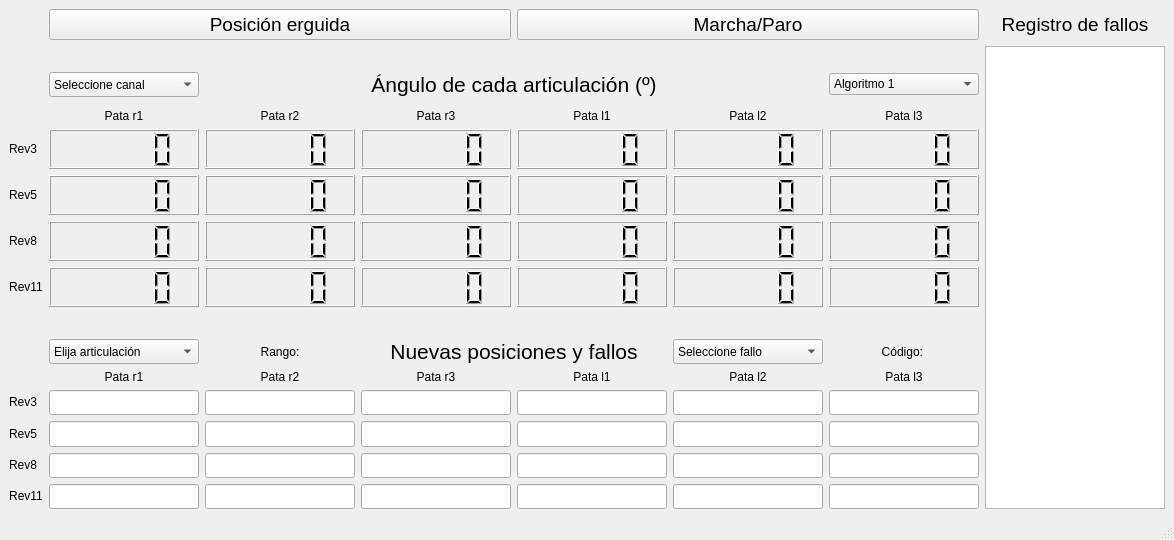
<?xml version="1.0" encoding="UTF-8"?>
<ui version="4.0">
 <class>MainWindow</class>
 <widget class="QMainWindow" name="MainWindow">
  <property name="geometry">
   <rect>
    <x>0</x>
    <y>0</y>
    <width>1174</width>
    <height>540</height>
   </rect>
  </property>
  <property name="sizePolicy">
   <sizepolicy hsizetype="Minimum" vsizetype="Minimum">
    <horstretch>0</horstretch>
    <verstretch>0</verstretch>
   </sizepolicy>
  </property>
  <property name="minimumSize">
   <size>
    <width>1130</width>
    <height>540</height>
   </size>
  </property>
  <property name="maximumSize">
   <size>
    <width>16777215</width>
    <height>540</height>
   </size>
  </property>
  <property name="windowTitle">
   <string>Robominer GUI</string>
  </property>
  <widget class="QWidget" name="centralwidget">
   <layout class="QGridLayout" name="gridLayout">
    <item row="13" column="2">
     <widget class="QLineEdit" name="lineEdit_rev5_r2">
      <property name="sizePolicy">
       <sizepolicy hsizetype="MinimumExpanding" vsizetype="MinimumExpanding">
        <horstretch>0</horstretch>
        <verstretch>0</verstretch>
       </sizepolicy>
      </property>
      <property name="minimumSize">
       <size>
        <width>150</width>
        <height>0</height>
       </size>
      </property>
     </widget>
    </item>
    <item row="9" column="1" colspan="6">
     <spacer name="horizontalSpacer">
      <property name="orientation">
       <enum>Qt::Horizontal</enum>
      </property>
      <property name="sizeHint" stdset="0">
       <size>
        <width>40</width>
        <height>20</height>
       </size>
      </property>
     </spacer>
    </item>
    <item row="13" column="6">
     <widget class="QLineEdit" name="lineEdit_rev5_l3">
      <property name="sizePolicy">
       <sizepolicy hsizetype="MinimumExpanding" vsizetype="MinimumExpanding">
        <horstretch>0</horstretch>
        <verstretch>0</verstretch>
       </sizepolicy>
      </property>
      <property name="minimumSize">
       <size>
        <width>150</width>
        <height>0</height>
       </size>
      </property>
     </widget>
    </item>
    <item row="14" column="0">
     <widget class="QLabel" name="label_rev8_2">
      <property name="sizePolicy">
       <sizepolicy hsizetype="Maximum" vsizetype="Maximum">
        <horstretch>0</horstretch>
        <verstretch>0</verstretch>
       </sizepolicy>
      </property>
      <property name="text">
       <string>Rev8</string>
      </property>
      <property name="alignment">
       <set>Qt::AlignCenter</set>
      </property>
     </widget>
    </item>
    <item row="15" column="0">
     <widget class="QLabel" name="label_rev11_2">
      <property name="sizePolicy">
       <sizepolicy hsizetype="Maximum" vsizetype="Maximum">
        <horstretch>0</horstretch>
        <verstretch>0</verstretch>
       </sizepolicy>
      </property>
      <property name="text">
       <string>Rev11</string>
      </property>
      <property name="alignment">
       <set>Qt::AlignCenter</set>
      </property>
     </widget>
    </item>
    <item row="13" column="0">
     <widget class="QLabel" name="label_rev5_2">
      <property name="sizePolicy">
       <sizepolicy hsizetype="Maximum" vsizetype="Maximum">
        <horstretch>0</horstretch>
        <verstretch>0</verstretch>
       </sizepolicy>
      </property>
      <property name="text">
       <string>Rev5</string>
      </property>
      <property name="alignment">
       <set>Qt::AlignCenter</set>
      </property>
     </widget>
    </item>
    <item row="12" column="5">
     <widget class="QLineEdit" name="lineEdit_rev3_l2">
      <property name="sizePolicy">
       <sizepolicy hsizetype="MinimumExpanding" vsizetype="MinimumExpanding">
        <horstretch>0</horstretch>
        <verstretch>0</verstretch>
       </sizepolicy>
      </property>
      <property name="minimumSize">
       <size>
        <width>150</width>
        <height>0</height>
       </size>
      </property>
     </widget>
    </item>
    <item row="12" column="0">
     <widget class="QLabel" name="label_rev3_2">
      <property name="sizePolicy">
       <sizepolicy hsizetype="Maximum" vsizetype="Maximum">
        <horstretch>0</horstretch>
        <verstretch>0</verstretch>
       </sizepolicy>
      </property>
      <property name="text">
       <string>Rev3</string>
      </property>
      <property name="alignment">
       <set>Qt::AlignCenter</set>
      </property>
     </widget>
    </item>
    <item row="11" column="6">
     <widget class="QLabel" name="label_l3_2">
      <property name="text">
       <string>Pata l3</string>
      </property>
      <property name="alignment">
       <set>Qt::AlignCenter</set>
      </property>
     </widget>
    </item>
    <item row="4" column="5">
     <widget class="QLabel" name="label_l2">
      <property name="text">
       <string>Pata l2</string>
      </property>
      <property name="alignment">
       <set>Qt::AlignCenter</set>
      </property>
     </widget>
    </item>
    <item row="8" column="6">
     <widget class="QLCDNumber" name="lcdNumber_rev11_l3">
      <property name="sizePolicy">
       <sizepolicy hsizetype="MinimumExpanding" vsizetype="MinimumExpanding">
        <horstretch>0</horstretch>
        <verstretch>0</verstretch>
       </sizepolicy>
      </property>
      <property name="minimumSize">
       <size>
        <width>150</width>
        <height>40</height>
       </size>
      </property>
     </widget>
    </item>
    <item row="13" column="5">
     <widget class="QLineEdit" name="lineEdit_rev5_l2">
      <property name="sizePolicy">
       <sizepolicy hsizetype="MinimumExpanding" vsizetype="MinimumExpanding">
        <horstretch>0</horstretch>
        <verstretch>0</verstretch>
       </sizepolicy>
      </property>
      <property name="minimumSize">
       <size>
        <width>150</width>
        <height>0</height>
       </size>
      </property>
     </widget>
    </item>
    <item row="5" column="0">
     <widget class="QLabel" name="label_rev3">
      <property name="sizePolicy">
       <sizepolicy hsizetype="Fixed" vsizetype="Fixed">
        <horstretch>0</horstretch>
        <verstretch>0</verstretch>
       </sizepolicy>
      </property>
      <property name="text">
       <string>Rev3</string>
      </property>
      <property name="alignment">
       <set>Qt::AlignCenter</set>
      </property>
     </widget>
    </item>
    <item row="4" column="6">
     <widget class="QLabel" name="label_l3">
      <property name="text">
       <string>Pata l3</string>
      </property>
      <property name="alignment">
       <set>Qt::AlignCenter</set>
      </property>
     </widget>
    </item>
    <item row="4" column="4">
     <widget class="QLabel" name="label_l1">
      <property name="text">
       <string>Pata l1</string>
      </property>
      <property name="alignment">
       <set>Qt::AlignCenter</set>
      </property>
     </widget>
    </item>
    <item row="5" column="4">
     <widget class="QLCDNumber" name="lcdNumber_rev3_l1">
      <property name="sizePolicy">
       <sizepolicy hsizetype="MinimumExpanding" vsizetype="MinimumExpanding">
        <horstretch>0</horstretch>
        <verstretch>0</verstretch>
       </sizepolicy>
      </property>
      <property name="minimumSize">
       <size>
        <width>150</width>
        <height>40</height>
       </size>
      </property>
     </widget>
    </item>
    <item row="12" column="1">
     <widget class="QLineEdit" name="lineEdit_rev3_r1">
      <property name="sizePolicy">
       <sizepolicy hsizetype="MinimumExpanding" vsizetype="MinimumExpanding">
        <horstretch>0</horstretch>
        <verstretch>0</verstretch>
       </sizepolicy>
      </property>
      <property name="minimumSize">
       <size>
        <width>150</width>
        <height>0</height>
       </size>
      </property>
     </widget>
    </item>
    <item row="7" column="5">
     <widget class="QLCDNumber" name="lcdNumber_rev8_l2">
      <property name="sizePolicy">
       <sizepolicy hsizetype="MinimumExpanding" vsizetype="MinimumExpanding">
        <horstretch>0</horstretch>
        <verstretch>0</verstretch>
       </sizepolicy>
      </property>
      <property name="minimumSize">
       <size>
        <width>150</width>
        <height>40</height>
       </size>
      </property>
     </widget>
    </item>
    <item row="14" column="5">
     <widget class="QLineEdit" name="lineEdit_rev8_l2">
      <property name="sizePolicy">
       <sizepolicy hsizetype="MinimumExpanding" vsizetype="MinimumExpanding">
        <horstretch>0</horstretch>
        <verstretch>0</verstretch>
       </sizepolicy>
      </property>
      <property name="minimumSize">
       <size>
        <width>150</width>
        <height>0</height>
       </size>
      </property>
     </widget>
    </item>
    <item row="8" column="5">
     <widget class="QLCDNumber" name="lcdNumber_rev11_l2">
      <property name="sizePolicy">
       <sizepolicy hsizetype="MinimumExpanding" vsizetype="MinimumExpanding">
        <horstretch>0</horstretch>
        <verstretch>0</verstretch>
       </sizepolicy>
      </property>
      <property name="minimumSize">
       <size>
        <width>150</width>
        <height>40</height>
       </size>
      </property>
     </widget>
    </item>
    <item row="6" column="2">
     <widget class="QLCDNumber" name="lcdNumber_rev5_r2">
      <property name="sizePolicy">
       <sizepolicy hsizetype="MinimumExpanding" vsizetype="MinimumExpanding">
        <horstretch>0</horstretch>
        <verstretch>0</verstretch>
       </sizepolicy>
      </property>
      <property name="minimumSize">
       <size>
        <width>150</width>
        <height>40</height>
       </size>
      </property>
     </widget>
    </item>
    <item row="14" column="6">
     <widget class="QLineEdit" name="lineEdit_rev8_l3">
      <property name="sizePolicy">
       <sizepolicy hsizetype="MinimumExpanding" vsizetype="MinimumExpanding">
        <horstretch>0</horstretch>
        <verstretch>0</verstretch>
       </sizepolicy>
      </property>
      <property name="minimumSize">
       <size>
        <width>150</width>
        <height>0</height>
       </size>
      </property>
     </widget>
    </item>
    <item row="14" column="3">
     <widget class="QLineEdit" name="lineEdit_rev8_r3">
      <property name="sizePolicy">
       <sizepolicy hsizetype="MinimumExpanding" vsizetype="MinimumExpanding">
        <horstretch>0</horstretch>
        <verstretch>0</verstretch>
       </sizepolicy>
      </property>
      <property name="minimumSize">
       <size>
        <width>150</width>
        <height>0</height>
       </size>
      </property>
     </widget>
    </item>
    <item row="12" column="6">
     <widget class="QLineEdit" name="lineEdit_rev3_l3">
      <property name="sizePolicy">
       <sizepolicy hsizetype="MinimumExpanding" vsizetype="MinimumExpanding">
        <horstretch>0</horstretch>
        <verstretch>0</verstretch>
       </sizepolicy>
      </property>
      <property name="minimumSize">
       <size>
        <width>150</width>
        <height>0</height>
       </size>
      </property>
     </widget>
    </item>
    <item row="15" column="2">
     <widget class="QLineEdit" name="lineEdit_rev11_r2">
      <property name="sizePolicy">
       <sizepolicy hsizetype="MinimumExpanding" vsizetype="MinimumExpanding">
        <horstretch>0</horstretch>
        <verstretch>0</verstretch>
       </sizepolicy>
      </property>
      <property name="minimumSize">
       <size>
        <width>150</width>
        <height>0</height>
       </size>
      </property>
     </widget>
    </item>
    <item row="13" column="3">
     <widget class="QLineEdit" name="lineEdit_rev5_r3">
      <property name="sizePolicy">
       <sizepolicy hsizetype="MinimumExpanding" vsizetype="MinimumExpanding">
        <horstretch>0</horstretch>
        <verstretch>0</verstretch>
       </sizepolicy>
      </property>
      <property name="minimumSize">
       <size>
        <width>150</width>
        <height>0</height>
       </size>
      </property>
     </widget>
    </item>
    <item row="15" column="3">
     <widget class="QLineEdit" name="lineEdit_rev11_r3">
      <property name="sizePolicy">
       <sizepolicy hsizetype="MinimumExpanding" vsizetype="MinimumExpanding">
        <horstretch>0</horstretch>
        <verstretch>0</verstretch>
       </sizepolicy>
      </property>
      <property name="minimumSize">
       <size>
        <width>150</width>
        <height>0</height>
       </size>
      </property>
     </widget>
    </item>
    <item row="11" column="1">
     <widget class="QLabel" name="label_r1_2">
      <property name="sizePolicy">
       <sizepolicy hsizetype="Preferred" vsizetype="Preferred">
        <horstretch>0</horstretch>
        <verstretch>0</verstretch>
       </sizepolicy>
      </property>
      <property name="text">
       <string>Pata r1</string>
      </property>
      <property name="alignment">
       <set>Qt::AlignCenter</set>
      </property>
     </widget>
    </item>
    <item row="2" column="2" colspan="4">
     <widget class="QLabel" name="label_tit">
      <property name="sizePolicy">
       <sizepolicy hsizetype="Minimum" vsizetype="Minimum">
        <horstretch>0</horstretch>
        <verstretch>0</verstretch>
       </sizepolicy>
      </property>
      <property name="minimumSize">
       <size>
        <width>80</width>
        <height>0</height>
       </size>
      </property>
      <property name="font">
       <font>
        <pointsize>16</pointsize>
       </font>
      </property>
      <property name="text">
       <string>Ángulo de cada articulación (º)</string>
      </property>
      <property name="alignment">
       <set>Qt::AlignHCenter|Qt::AlignTop</set>
      </property>
     </widget>
    </item>
    <item row="8" column="1">
     <widget class="QLCDNumber" name="lcdNumber_rev11_r1">
      <property name="sizePolicy">
       <sizepolicy hsizetype="MinimumExpanding" vsizetype="MinimumExpanding">
        <horstretch>0</horstretch>
        <verstretch>0</verstretch>
       </sizepolicy>
      </property>
      <property name="minimumSize">
       <size>
        <width>150</width>
        <height>40</height>
       </size>
      </property>
     </widget>
    </item>
    <item row="4" column="2">
     <widget class="QLabel" name="label_r2">
      <property name="sizePolicy">
       <sizepolicy hsizetype="Preferred" vsizetype="Preferred">
        <horstretch>0</horstretch>
        <verstretch>0</verstretch>
       </sizepolicy>
      </property>
      <property name="text">
       <string>Pata r2</string>
      </property>
      <property name="alignment">
       <set>Qt::AlignCenter</set>
      </property>
     </widget>
    </item>
    <item row="13" column="4">
     <widget class="QLineEdit" name="lineEdit_rev5_l1">
      <property name="sizePolicy">
       <sizepolicy hsizetype="MinimumExpanding" vsizetype="MinimumExpanding">
        <horstretch>0</horstretch>
        <verstretch>0</verstretch>
       </sizepolicy>
      </property>
      <property name="minimumSize">
       <size>
        <width>150</width>
        <height>0</height>
       </size>
      </property>
     </widget>
    </item>
    <item row="8" column="4">
     <widget class="QLCDNumber" name="lcdNumber_rev11_l1">
      <property name="sizePolicy">
       <sizepolicy hsizetype="MinimumExpanding" vsizetype="MinimumExpanding">
        <horstretch>0</horstretch>
        <verstretch>0</verstretch>
       </sizepolicy>
      </property>
      <property name="minimumSize">
       <size>
        <width>150</width>
        <height>40</height>
       </size>
      </property>
     </widget>
    </item>
    <item row="6" column="1">
     <widget class="QLCDNumber" name="lcdNumber_rev5_r1">
      <property name="sizePolicy">
       <sizepolicy hsizetype="MinimumExpanding" vsizetype="MinimumExpanding">
        <horstretch>0</horstretch>
        <verstretch>0</verstretch>
       </sizepolicy>
      </property>
      <property name="minimumSize">
       <size>
        <width>150</width>
        <height>40</height>
       </size>
      </property>
     </widget>
    </item>
    <item row="7" column="0">
     <widget class="QLabel" name="label_rev8">
      <property name="sizePolicy">
       <sizepolicy hsizetype="Maximum" vsizetype="Maximum">
        <horstretch>0</horstretch>
        <verstretch>0</verstretch>
       </sizepolicy>
      </property>
      <property name="text">
       <string>Rev8</string>
      </property>
      <property name="alignment">
       <set>Qt::AlignCenter</set>
      </property>
     </widget>
    </item>
    <item row="13" column="1">
     <widget class="QLineEdit" name="lineEdit_rev5_r1">
      <property name="sizePolicy">
       <sizepolicy hsizetype="MinimumExpanding" vsizetype="MinimumExpanding">
        <horstretch>0</horstretch>
        <verstretch>0</verstretch>
       </sizepolicy>
      </property>
      <property name="minimumSize">
       <size>
        <width>150</width>
        <height>0</height>
       </size>
      </property>
     </widget>
    </item>
    <item row="14" column="4">
     <widget class="QLineEdit" name="lineEdit_rev8_l1">
      <property name="sizePolicy">
       <sizepolicy hsizetype="MinimumExpanding" vsizetype="MinimumExpanding">
        <horstretch>0</horstretch>
        <verstretch>0</verstretch>
       </sizepolicy>
      </property>
      <property name="minimumSize">
       <size>
        <width>150</width>
        <height>0</height>
       </size>
      </property>
     </widget>
    </item>
    <item row="6" column="5">
     <widget class="QLCDNumber" name="lcdNumber_rev5_l2">
      <property name="sizePolicy">
       <sizepolicy hsizetype="MinimumExpanding" vsizetype="MinimumExpanding">
        <horstretch>0</horstretch>
        <verstretch>0</verstretch>
       </sizepolicy>
      </property>
      <property name="minimumSize">
       <size>
        <width>150</width>
        <height>40</height>
       </size>
      </property>
     </widget>
    </item>
    <item row="15" column="1">
     <widget class="QLineEdit" name="lineEdit_rev11_r1">
      <property name="sizePolicy">
       <sizepolicy hsizetype="MinimumExpanding" vsizetype="MinimumExpanding">
        <horstretch>0</horstretch>
        <verstretch>0</verstretch>
       </sizepolicy>
      </property>
      <property name="minimumSize">
       <size>
        <width>150</width>
        <height>0</height>
       </size>
      </property>
     </widget>
    </item>
    <item row="15" column="5">
     <widget class="QLineEdit" name="lineEdit_rev11_l2">
      <property name="sizePolicy">
       <sizepolicy hsizetype="MinimumExpanding" vsizetype="MinimumExpanding">
        <horstretch>0</horstretch>
        <verstretch>0</verstretch>
       </sizepolicy>
      </property>
      <property name="minimumSize">
       <size>
        <width>150</width>
        <height>0</height>
       </size>
      </property>
     </widget>
    </item>
    <item row="15" column="4">
     <widget class="QLineEdit" name="lineEdit_rev11_l1">
      <property name="sizePolicy">
       <sizepolicy hsizetype="MinimumExpanding" vsizetype="MinimumExpanding">
        <horstretch>0</horstretch>
        <verstretch>0</verstretch>
       </sizepolicy>
      </property>
      <property name="minimumSize">
       <size>
        <width>150</width>
        <height>0</height>
       </size>
      </property>
     </widget>
    </item>
    <item row="6" column="0">
     <widget class="QLabel" name="label_rev5">
      <property name="sizePolicy">
       <sizepolicy hsizetype="Fixed" vsizetype="Fixed">
        <horstretch>0</horstretch>
        <verstretch>0</verstretch>
       </sizepolicy>
      </property>
      <property name="text">
       <string>Rev5</string>
      </property>
      <property name="alignment">
       <set>Qt::AlignCenter</set>
      </property>
     </widget>
    </item>
    <item row="6" column="4">
     <widget class="QLCDNumber" name="lcdNumber_rev5_l1">
      <property name="sizePolicy">
       <sizepolicy hsizetype="MinimumExpanding" vsizetype="MinimumExpanding">
        <horstretch>0</horstretch>
        <verstretch>0</verstretch>
       </sizepolicy>
      </property>
      <property name="minimumSize">
       <size>
        <width>150</width>
        <height>40</height>
       </size>
      </property>
     </widget>
    </item>
    <item row="7" column="4">
     <widget class="QLCDNumber" name="lcdNumber_rev8_l1">
      <property name="sizePolicy">
       <sizepolicy hsizetype="MinimumExpanding" vsizetype="MinimumExpanding">
        <horstretch>0</horstretch>
        <verstretch>0</verstretch>
       </sizepolicy>
      </property>
      <property name="minimumSize">
       <size>
        <width>150</width>
        <height>40</height>
       </size>
      </property>
     </widget>
    </item>
    <item row="12" column="2">
     <widget class="QLineEdit" name="lineEdit_rev3_r2">
      <property name="sizePolicy">
       <sizepolicy hsizetype="MinimumExpanding" vsizetype="MinimumExpanding">
        <horstretch>0</horstretch>
        <verstretch>0</verstretch>
       </sizepolicy>
      </property>
      <property name="minimumSize">
       <size>
        <width>150</width>
        <height>0</height>
       </size>
      </property>
     </widget>
    </item>
    <item row="8" column="0">
     <widget class="QLabel" name="label_rev11">
      <property name="sizePolicy">
       <sizepolicy hsizetype="Maximum" vsizetype="Maximum">
        <horstretch>0</horstretch>
        <verstretch>0</verstretch>
       </sizepolicy>
      </property>
      <property name="text">
       <string>Rev11</string>
      </property>
      <property name="alignment">
       <set>Qt::AlignCenter</set>
      </property>
     </widget>
    </item>
    <item row="6" column="3">
     <widget class="QLCDNumber" name="lcdNumber_rev5_r3">
      <property name="sizePolicy">
       <sizepolicy hsizetype="MinimumExpanding" vsizetype="MinimumExpanding">
        <horstretch>0</horstretch>
        <verstretch>0</verstretch>
       </sizepolicy>
      </property>
      <property name="minimumSize">
       <size>
        <width>150</width>
        <height>40</height>
       </size>
      </property>
     </widget>
    </item>
    <item row="7" column="6">
     <widget class="QLCDNumber" name="lcdNumber_rev8_l3">
      <property name="sizePolicy">
       <sizepolicy hsizetype="MinimumExpanding" vsizetype="MinimumExpanding">
        <horstretch>0</horstretch>
        <verstretch>0</verstretch>
       </sizepolicy>
      </property>
      <property name="minimumSize">
       <size>
        <width>150</width>
        <height>40</height>
       </size>
      </property>
     </widget>
    </item>
    <item row="8" column="3">
     <widget class="QLCDNumber" name="lcdNumber_rev11_r3">
      <property name="sizePolicy">
       <sizepolicy hsizetype="MinimumExpanding" vsizetype="MinimumExpanding">
        <horstretch>0</horstretch>
        <verstretch>0</verstretch>
       </sizepolicy>
      </property>
      <property name="minimumSize">
       <size>
        <width>150</width>
        <height>40</height>
       </size>
      </property>
     </widget>
    </item>
    <item row="10" column="1">
     <widget class="QComboBox" name="comboBox_art">
      <property name="sizePolicy">
       <sizepolicy hsizetype="Minimum" vsizetype="Minimum">
        <horstretch>0</horstretch>
        <verstretch>0</verstretch>
       </sizepolicy>
      </property>
      <property name="minimumSize">
       <size>
        <width>0</width>
        <height>20</height>
       </size>
      </property>
      <item>
       <property name="text">
        <string>Elija articulación</string>
       </property>
      </item>
      <item>
       <property name="text">
        <string>Rev3</string>
       </property>
      </item>
      <item>
       <property name="text">
        <string>Rev5</string>
       </property>
      </item>
      <item>
       <property name="text">
        <string>Rev8</string>
       </property>
      </item>
      <item>
       <property name="text">
        <string>Rev11</string>
       </property>
      </item>
     </widget>
    </item>
    <item row="6" column="6">
     <widget class="QLCDNumber" name="lcdNumber_rev5_l3">
      <property name="sizePolicy">
       <sizepolicy hsizetype="MinimumExpanding" vsizetype="MinimumExpanding">
        <horstretch>0</horstretch>
        <verstretch>0</verstretch>
       </sizepolicy>
      </property>
      <property name="minimumSize">
       <size>
        <width>150</width>
        <height>40</height>
       </size>
      </property>
     </widget>
    </item>
    <item row="5" column="6">
     <widget class="QLCDNumber" name="lcdNumber_rev3_l3">
      <property name="sizePolicy">
       <sizepolicy hsizetype="MinimumExpanding" vsizetype="MinimumExpanding">
        <horstretch>0</horstretch>
        <verstretch>0</verstretch>
       </sizepolicy>
      </property>
      <property name="minimumSize">
       <size>
        <width>150</width>
        <height>40</height>
       </size>
      </property>
     </widget>
    </item>
    <item row="8" column="2">
     <widget class="QLCDNumber" name="lcdNumber_rev11_r2">
      <property name="sizePolicy">
       <sizepolicy hsizetype="MinimumExpanding" vsizetype="MinimumExpanding">
        <horstretch>0</horstretch>
        <verstretch>0</verstretch>
       </sizepolicy>
      </property>
      <property name="minimumSize">
       <size>
        <width>150</width>
        <height>40</height>
       </size>
      </property>
     </widget>
    </item>
    <item row="10" column="3" colspan="2">
     <widget class="QLabel" name="label_tit_3">
      <property name="sizePolicy">
       <sizepolicy hsizetype="Minimum" vsizetype="Minimum">
        <horstretch>0</horstretch>
        <verstretch>0</verstretch>
       </sizepolicy>
      </property>
      <property name="minimumSize">
       <size>
        <width>80</width>
        <height>0</height>
       </size>
      </property>
      <property name="font">
       <font>
        <pointsize>16</pointsize>
       </font>
      </property>
      <property name="text">
       <string>Nuevas posiciones y fallos</string>
      </property>
      <property name="alignment">
       <set>Qt::AlignHCenter|Qt::AlignTop</set>
      </property>
     </widget>
    </item>
    <item row="11" column="4">
     <widget class="QLabel" name="label_l1_2">
      <property name="text">
       <string>Pata l1</string>
      </property>
      <property name="alignment">
       <set>Qt::AlignCenter</set>
      </property>
     </widget>
    </item>
    <item row="10" column="2">
     <widget class="QLabel" name="label_limits">
      <property name="text">
       <string>Rango:</string>
      </property>
      <property name="alignment">
       <set>Qt::AlignCenter</set>
      </property>
     </widget>
    </item>
    <item row="5" column="5">
     <widget class="QLCDNumber" name="lcdNumber_rev3_l2">
      <property name="sizePolicy">
       <sizepolicy hsizetype="MinimumExpanding" vsizetype="MinimumExpanding">
        <horstretch>0</horstretch>
        <verstretch>0</verstretch>
       </sizepolicy>
      </property>
      <property name="minimumSize">
       <size>
        <width>150</width>
        <height>40</height>
       </size>
      </property>
     </widget>
    </item>
    <item row="11" column="5">
     <widget class="QLabel" name="label_l2_2">
      <property name="text">
       <string>Pata l2</string>
      </property>
      <property name="alignment">
       <set>Qt::AlignCenter</set>
      </property>
     </widget>
    </item>
    <item row="7" column="1">
     <widget class="QLCDNumber" name="lcdNumber_rev8_r1">
      <property name="sizePolicy">
       <sizepolicy hsizetype="MinimumExpanding" vsizetype="MinimumExpanding">
        <horstretch>0</horstretch>
        <verstretch>0</verstretch>
       </sizepolicy>
      </property>
      <property name="minimumSize">
       <size>
        <width>150</width>
        <height>40</height>
       </size>
      </property>
     </widget>
    </item>
    <item row="5" column="3">
     <widget class="QLCDNumber" name="lcdNumber_rev3_r3">
      <property name="sizePolicy">
       <sizepolicy hsizetype="MinimumExpanding" vsizetype="MinimumExpanding">
        <horstretch>0</horstretch>
        <verstretch>0</verstretch>
       </sizepolicy>
      </property>
      <property name="minimumSize">
       <size>
        <width>150</width>
        <height>40</height>
       </size>
      </property>
     </widget>
    </item>
    <item row="12" column="3">
     <widget class="QLineEdit" name="lineEdit_rev3_r3">
      <property name="sizePolicy">
       <sizepolicy hsizetype="MinimumExpanding" vsizetype="MinimumExpanding">
        <horstretch>0</horstretch>
        <verstretch>0</verstretch>
       </sizepolicy>
      </property>
      <property name="minimumSize">
       <size>
        <width>150</width>
        <height>0</height>
       </size>
      </property>
     </widget>
    </item>
    <item row="5" column="1">
     <widget class="QLCDNumber" name="lcdNumber_rev3_r1">
      <property name="enabled">
       <bool>true</bool>
      </property>
      <property name="sizePolicy">
       <sizepolicy hsizetype="MinimumExpanding" vsizetype="MinimumExpanding">
        <horstretch>0</horstretch>
        <verstretch>0</verstretch>
       </sizepolicy>
      </property>
      <property name="minimumSize">
       <size>
        <width>150</width>
        <height>40</height>
       </size>
      </property>
     </widget>
    </item>
    <item row="14" column="2">
     <widget class="QLineEdit" name="lineEdit_rev8_r2">
      <property name="sizePolicy">
       <sizepolicy hsizetype="MinimumExpanding" vsizetype="MinimumExpanding">
        <horstretch>0</horstretch>
        <verstretch>0</verstretch>
       </sizepolicy>
      </property>
      <property name="minimumSize">
       <size>
        <width>150</width>
        <height>0</height>
       </size>
      </property>
     </widget>
    </item>
    <item row="15" column="6">
     <widget class="QLineEdit" name="lineEdit_rev11_l3">
      <property name="sizePolicy">
       <sizepolicy hsizetype="MinimumExpanding" vsizetype="MinimumExpanding">
        <horstretch>0</horstretch>
        <verstretch>0</verstretch>
       </sizepolicy>
      </property>
      <property name="minimumSize">
       <size>
        <width>150</width>
        <height>0</height>
       </size>
      </property>
     </widget>
    </item>
    <item row="4" column="3">
     <widget class="QLabel" name="label_r3">
      <property name="text">
       <string>Pata r3</string>
      </property>
      <property name="alignment">
       <set>Qt::AlignCenter</set>
      </property>
     </widget>
    </item>
    <item row="12" column="4">
     <widget class="QLineEdit" name="lineEdit_rev3_l1">
      <property name="sizePolicy">
       <sizepolicy hsizetype="MinimumExpanding" vsizetype="MinimumExpanding">
        <horstretch>0</horstretch>
        <verstretch>0</verstretch>
       </sizepolicy>
      </property>
      <property name="minimumSize">
       <size>
        <width>150</width>
        <height>0</height>
       </size>
      </property>
     </widget>
    </item>
    <item row="7" column="3">
     <widget class="QLCDNumber" name="lcdNumber_rev8_r3">
      <property name="sizePolicy">
       <sizepolicy hsizetype="MinimumExpanding" vsizetype="MinimumExpanding">
        <horstretch>0</horstretch>
        <verstretch>0</verstretch>
       </sizepolicy>
      </property>
      <property name="minimumSize">
       <size>
        <width>150</width>
        <height>40</height>
       </size>
      </property>
     </widget>
    </item>
    <item row="14" column="1">
     <widget class="QLineEdit" name="lineEdit_rev8_r1">
      <property name="sizePolicy">
       <sizepolicy hsizetype="MinimumExpanding" vsizetype="MinimumExpanding">
        <horstretch>0</horstretch>
        <verstretch>0</verstretch>
       </sizepolicy>
      </property>
      <property name="minimumSize">
       <size>
        <width>150</width>
        <height>0</height>
       </size>
      </property>
     </widget>
    </item>
    <item row="11" column="2">
     <widget class="QLabel" name="label_r2_2">
      <property name="sizePolicy">
       <sizepolicy hsizetype="Preferred" vsizetype="Preferred">
        <horstretch>0</horstretch>
        <verstretch>0</verstretch>
       </sizepolicy>
      </property>
      <property name="text">
       <string>Pata r2</string>
      </property>
      <property name="alignment">
       <set>Qt::AlignCenter</set>
      </property>
     </widget>
    </item>
    <item row="7" column="2">
     <widget class="QLCDNumber" name="lcdNumber_rev8_r2">
      <property name="sizePolicy">
       <sizepolicy hsizetype="MinimumExpanding" vsizetype="MinimumExpanding">
        <horstretch>0</horstretch>
        <verstretch>0</verstretch>
       </sizepolicy>
      </property>
      <property name="minimumSize">
       <size>
        <width>150</width>
        <height>40</height>
       </size>
      </property>
     </widget>
    </item>
    <item row="11" column="3">
     <widget class="QLabel" name="label_r3_2">
      <property name="text">
       <string>Pata r3</string>
      </property>
      <property name="alignment">
       <set>Qt::AlignCenter</set>
      </property>
     </widget>
    </item>
    <item row="5" column="2">
     <widget class="QLCDNumber" name="lcdNumber_rev3_r2">
      <property name="sizePolicy">
       <sizepolicy hsizetype="MinimumExpanding" vsizetype="MinimumExpanding">
        <horstretch>0</horstretch>
        <verstretch>0</verstretch>
       </sizepolicy>
      </property>
      <property name="minimumSize">
       <size>
        <width>150</width>
        <height>40</height>
       </size>
      </property>
     </widget>
    </item>
    <item row="4" column="1">
     <widget class="QLabel" name="label_r1">
      <property name="sizePolicy">
       <sizepolicy hsizetype="Preferred" vsizetype="Preferred">
        <horstretch>0</horstretch>
        <verstretch>0</verstretch>
       </sizepolicy>
      </property>
      <property name="text">
       <string>Pata r1</string>
      </property>
      <property name="alignment">
       <set>Qt::AlignCenter</set>
      </property>
     </widget>
    </item>
    <item row="2" column="1">
     <widget class="QComboBox" name="comboBox_canal">
      <property name="sizePolicy">
       <sizepolicy hsizetype="Minimum" vsizetype="Minimum">
        <horstretch>0</horstretch>
        <verstretch>0</verstretch>
       </sizepolicy>
      </property>
      <property name="minimumSize">
       <size>
        <width>150</width>
        <height>0</height>
       </size>
      </property>
      <item>
       <property name="text">
        <string>Seleccione canal</string>
       </property>
      </item>
      <item>
       <property name="text">
        <string>Ángulo</string>
       </property>
      </item>
      <item>
       <property name="text">
        <string>Velocidad angular</string>
       </property>
      </item>
      <item>
       <property name="text">
        <string>Par</string>
       </property>
      </item>
     </widget>
    </item>
    <item row="10" column="5">
     <widget class="QComboBox" name="comboBox_fallos">
      <property name="sizePolicy">
       <sizepolicy hsizetype="Ignored" vsizetype="Minimum">
        <horstretch>0</horstretch>
        <verstretch>0</verstretch>
       </sizepolicy>
      </property>
      <item>
       <property name="text">
        <string>Seleccione fallo</string>
       </property>
      </item>
      <item>
       <property name="text">
        <string>Motor inhab.</string>
       </property>
      </item>
      <item>
       <property name="text">
        <string>Motor débil</string>
       </property>
      </item>
      <item>
       <property name="text">
        <string>Desanclar art.</string>
       </property>
      </item>
      <item>
       <property name="text">
        <string>Motor bloqueado</string>
       </property>
      </item>
      <item>
       <property name="text">
        <string>Motor desviado</string>
       </property>
      </item>
      <item>
       <property name="text">
        <string>Sensor valor nulo</string>
       </property>
      </item>
      <item>
       <property name="text">
        <string>Sensor valor fijo</string>
       </property>
      </item>
      <item>
       <property name="text">
        <string>Sensor error fijo</string>
       </property>
      </item>
      <item>
       <property name="text">
        <string>Sensor error prop.</string>
       </property>
      </item>
     </widget>
    </item>
    <item row="1" column="1" colspan="6">
     <spacer name="horizontalSpacer_2">
      <property name="orientation">
       <enum>Qt::Horizontal</enum>
      </property>
      <property name="sizeHint" stdset="0">
       <size>
        <width>40</width>
        <height>20</height>
       </size>
      </property>
     </spacer>
    </item>
    <item row="10" column="6">
     <widget class="QLabel" name="label_cod_fallos">
      <property name="text">
       <string>Código: </string>
      </property>
      <property name="alignment">
       <set>Qt::AlignCenter</set>
      </property>
     </widget>
    </item>
    <item row="0" column="1" colspan="3">
     <widget class="QPushButton" name="pushButton_en_pie">
      <property name="sizePolicy">
       <sizepolicy hsizetype="Minimum" vsizetype="Minimum">
        <horstretch>0</horstretch>
        <verstretch>0</verstretch>
       </sizepolicy>
      </property>
      <property name="font">
       <font>
        <pointsize>14</pointsize>
       </font>
      </property>
      <property name="text">
       <string>Posición erguida</string>
      </property>
     </widget>
    </item>
    <item row="0" column="4" colspan="3">
     <widget class="QPushButton" name="pushButton_anda">
      <property name="font">
       <font>
        <pointsize>14</pointsize>
       </font>
      </property>
      <property name="text">
       <string>Marcha/Paro</string>
      </property>
     </widget>
    </item>
    <item row="2" column="6">
     <widget class="QComboBox" name="comboBox_met">
      <item>
       <property name="text">
        <string>Algoritmo 1</string>
       </property>
      </item>
      <item>
       <property name="text">
        <string>Algoritmo 2</string>
       </property>
      </item>
     </widget>
    </item>
    <item row="0" column="7">
     <widget class="QLabel" name="label_registro">
      <property name="font">
       <font>
        <pointsize>14</pointsize>
       </font>
      </property>
      <property name="text">
       <string>Registro de fallos</string>
      </property>
      <property name="alignment">
       <set>Qt::AlignCenter</set>
      </property>
     </widget>
    </item>
    <item row="1" column="7" rowspan="15">
     <widget class="QPlainTextEdit" name="plainTextEdit_reg_fallos">
      <property name="sizePolicy">
       <sizepolicy hsizetype="MinimumExpanding" vsizetype="MinimumExpanding">
        <horstretch>0</horstretch>
        <verstretch>0</verstretch>
       </sizepolicy>
      </property>
     </widget>
    </item>
   </layout>
  </widget>
  <widget class="QStatusBar" name="statusbar"/>
 </widget>
 <resources/>
 <connections/>
 <slots>
  <slot>en_pie_slot()</slot>
  <slot>rev3_r1_slot()</slot>
  <slot>rev3_r2_slot()</slot>
  <slot>rev3_r3_slot()</slot>
  <slot>rev3_l1_slot()</slot>
  <slot>rev3_l2_slot()</slot>
  <slot>rev3_l3_slot()</slot>
  <slot>rev5_r1_slot()</slot>
  <slot>rev5_r2_slot()</slot>
  <slot>rev5_r3_slot()</slot>
  <slot>rev5_l1_slot()</slot>
  <slot>rev5_l2_slot()</slot>
  <slot>rev5_l3_slot()</slot>
  <slot>rev8_r1_slot()</slot>
  <slot>rev8_r2_slot()</slot>
  <slot>rev8_r3_slot()</slot>
  <slot>rev8_l1_slot()</slot>
  <slot>rev8_l2_slot()</slot>
  <slot>rev8_l3_slot()</slot>
  <slot>rev11_r1_slot()</slot>
  <slot>rev11_r2_slot()</slot>
  <slot>rev11_r3_slot()</slot>
  <slot>rev11_l1_slot()</slot>
  <slot>rev11_l2_slot()</slot>
  <slot>rev11_l3_slot()</slot>
  <slot>pos_listener_slot()</slot>
 </slots>
</ui>
